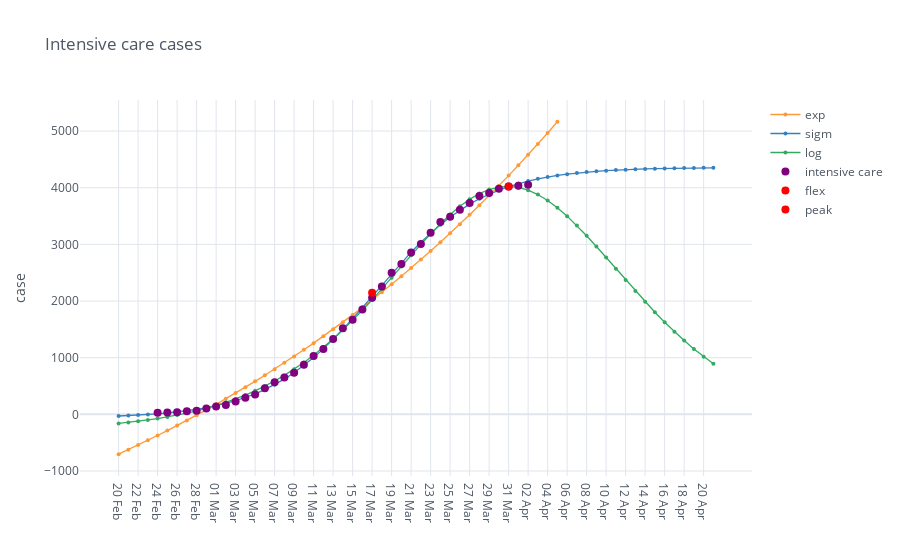

Notebook source saved alongside this figure:
### Markdown cell above
## Fitting intensive care data with exponential and logistic models

The exponential model is:

$$y = e^{k(x-x_0)} + y_0$$

where $k, x_0, y_0$ are the parameters to estimate.

For the logistic model:

$$y = \frac{c}{1+e^{-k(x-x_0)}} + y_0$$

where $c, k, x_0, y_0$ are the parameters to estimate.

### Code cell
fig = mpl.iplot_analysis_plot(df.drop(columns=['day']), title='Intensive care cases')
fig.show()

### Figure 1 — Plotly figure (JSON) as saved in the notebook; plotly's stock layout.template omitted (floating-point values rounded to 4 significant figures)
{"data": [{"line": {"color": "rgba(255, 153, 51, 1.0)", "dash": "solid", "shape": "linear", "width": 1.3}, "marker": {"size": 4, "symbol": "circle"}, "mode": "lines+markers", "name": "exp", "text": "", "type": "scatter", "x": ["20 Feb", "21 Feb", "22 Feb", "23 Feb", "24 Feb", "25 Feb", "26 Feb", "27 Feb", "28 Feb", "29 Feb", "01 Mar", "02 Mar", "03 Mar", "04 Mar", "05 Mar", "06 Mar", "07 Mar", "08 Mar", "09 Mar", "10 Mar", "11 Mar", "12 Mar", "13 Mar", "14 Mar", "15 Mar", "16 Mar", "17 Mar", "18 Mar", "19 Mar", "20 Mar", "21 Mar", "22 Mar", "23 Mar", "24 Mar", "25 Mar", "26 Mar", "27 Mar", "28 Mar", "29 Mar", "30 Mar", "31 Mar", "01 Apr", "02 Apr", "03 Apr", "04 Apr", "05 Apr", "06 Apr", "07 Apr", "08 Apr", "09 Apr", "10 Apr", "11 Apr", "12 Apr", "13 Apr", "14 Apr", "15 Apr", "16 Apr", "17 Apr", "18 Apr", "19 Apr", "20 Apr", "21 Apr"], "y": [-702.9, -622.9, -541.2, -457.7, -372.6, -285.6, -196.9, -106.3, -13.88, 80.5, 176.8, 275.2, 375.5, 478.0, 582.6, 689.4, 798.3, 909.6, 1023.0, 1139.0, 1257.0, 1378.0, 1501.0, 1627.0, 1756.0, 1887.0, 2021.0, 2157.0, 2297.0, 2439.0, 2584.0, 2733.0, 2884.0, 3039.0, 3196.0, 3357.0, 3522.0, 3690.0, 3861.0, 4036.0, 4214.0, 4396.0, 4582.0, 4772.0, 4966.0, 5164.0, "", "", "", "", "", "", "", "", "", "", "", "", "", "", "", ""]}, {"line": {"color": "rgba(55, 128, 191, 1.0)", "dash": "solid", "shape": "linear", "width": 1.3}, "marker": {"size": 4, "symbol": "circle"}, "mode": "lines+markers", "name": "sigm", "text": "", "type": "scatter", "x": ["20 Feb", "21 Feb", "22 Feb", "23 Feb", "24 Feb", "25 Feb", "26 Feb", "27 Feb", "28 Feb", "29 Feb", "01 Mar", "02 Mar", "03 Mar", "04 Mar", "05 Mar", "06 Mar", "07 Mar", "08 Mar", "09 Mar", "10 Mar", "11 Mar", "12 Mar", "13 Mar", "14 Mar", "15 Mar", "16 Mar", "17 Mar", "18 Mar", "19 Mar", "20 Mar", "21 Mar", "22 Mar", "23 Mar", "24 Mar", "25 Mar", "26 Mar", "27 Mar", "28 Mar", "29 Mar", "30 Mar", "31 Mar", "01 Apr", "02 Apr", "03 Apr", "04 Apr", "05 Apr", "06 Apr", "07 Apr", "08 Apr", "09 Apr", "10 Apr", "11 Apr", "12 Apr", "13 Apr", "14 Apr", "15 Apr", "16 Apr", "17 Apr", "18 Apr", "19 Apr", "20 Apr", "21 Apr"], "y": [-28.82, -21.55, -12.87, -2.496, 9.876, 24.62, 42.17, 63.03, 87.78, 117.1, 151.7, 192.5, 240.4, 296.4, 361.5, 437.0, 523.8, 623.0, 735.4, 861.5, 1002.0, 1156.0, 1323.0, 1501.0, 1690.0, 1885.0, 2085.0, 2286.0, 2485.0, 2678.0, 2863.0, 3037.0, 3199.0, 3348.0, 3483.0, 3604.0, 3711.0, 3805.0, 3888.0, 3959.0, 4021.0, 4073.0, 4118.0, 4157.0, 4189.0, 4217.0, 4240.0, 4259.0, 4276.0, 4290.0, 4301.0, 4311.0, 4319.0, 4326.0, 4331.0, 4336.0, 4340.0, 4343.0, 4346.0, 4349.0, 4350.0, 4352.0]}, {"line": {"color": "rgba(50, 171, 96, 1.0)", "dash": "solid", "shape": "linear", "width": 1.3}, "marker": {"size": 4, "symbol": "circle"}, "mode": "lines+markers", "name": "log", "text": "", "type": "scatter", "x": ["20 Feb", "21 Feb", "22 Feb", "23 Feb", "24 Feb", "25 Feb", "26 Feb", "27 Feb", "28 Feb", "29 Feb", "01 Mar", "02 Mar", "03 Mar", "04 Mar", "05 Mar", "06 Mar", "07 Mar", "08 Mar", "09 Mar", "10 Mar", "11 Mar", "12 Mar", "13 Mar", "14 Mar", "15 Mar", "16 Mar", "17 Mar", "18 Mar", "19 Mar", "20 Mar", "21 Mar", "22 Mar", "23 Mar", "24 Mar", "25 Mar", "26 Mar", "27 Mar", "28 Mar", "29 Mar", "30 Mar", "31 Mar", "01 Apr", "02 Apr", "03 Apr", "04 Apr", "05 Apr", "06 Apr", "07 Apr", "08 Apr", "09 Apr", "10 Apr", "11 Apr", "12 Apr", "13 Apr", "14 Apr", "15 Apr", "16 Apr", "17 Apr", "18 Apr", "19 Apr", "20 Apr", "21 Apr"], "y": [-160.1, -142.0, -121.6, -98.83, -73.29, -44.69, -12.72, 23.01, 62.89, 107.4, 156.9, 211.9, 273.0, 340.6, 415.4, 497.9, 588.7, 688.2, 797.0, 915.4, 1044.0, 1183.0, 1331.0, 1490.0, 1659.0, 1837.0, 2022.0, 2214.0, 2410.0, 2608.0, 2806.0, 3001.0, 3188.0, 3366.0, 3528.0, 3674.0, 3797.0, 3896.0, 3968.0, 4011.0, 4024.0, 4005.0, 3957.0, 3879.0, 3775.0, 3647.0, 3499.0, 3333.0, 3153.0, 2964.0, 2768.0, 2570.0, 2372.0, 2176.0, 1986.0, 1802.0, 1626.0, 1459.0, 1302.0, 1155.0, 1019.0, 892.0]}, {"line": {"color": "rgba(128, 0, 128, 1.0)", "dash": "solid", "shape": "linear", "width": 1.3}, "marker": {"size": 8, "symbol": "circle"}, "mode": "markers", "name": "intensive care", "text": "", "type": "scatter", "x": ["20 Feb", "21 Feb", "22 Feb", "23 Feb", "24 Feb", "25 Feb", "26 Feb", "27 Feb", "28 Feb", "29 Feb", "01 Mar", "02 Mar", "03 Mar", "04 Mar", "05 Mar", "06 Mar", "07 Mar", "08 Mar", "09 Mar", "10 Mar", "11 Mar", "12 Mar", "13 Mar", "14 Mar", "15 Mar", "16 Mar", "17 Mar", "18 Mar", "19 Mar", "20 Mar", "21 Mar", "22 Mar", "23 Mar", "24 Mar", "25 Mar", "26 Mar", "27 Mar", "28 Mar", "29 Mar", "30 Mar", "31 Mar", "01 Apr", "02 Apr", "03 Apr", "04 Apr", "05 Apr", "06 Apr", "07 Apr", "08 Apr", "09 Apr", "10 Apr", "11 Apr", "12 Apr", "13 Apr", "14 Apr", "15 Apr", "16 Apr", "17 Apr", "18 Apr", "19 Apr", "20 Apr", "21 Apr"], "y": ["", "", "", "", 27.0, 35.0, 36.0, 56.0, 64.0, 105.0, 140.0, 166.0, 229.0, 295.0, 351.0, 462.0, 567.0, 650.0, 733.0, 877.0, 1028.0, 1153.0, 1328.0, 1518.0, 1672.0, 1851.0, 2060.0, 2257.0, 2498.0, 2655.0, 2857.0, 3009.0, 3204.0, 3396.0, 3489.0, 3612.0, 3732.0, 3856.0, 3906.0, 3981.0, 4023.0, 4035.0, 4053.0, "", "", "", "", "", "", "", "", "", "", "", "", "", "", "", "", "", "", ""]}, {"marker": {"color": "rgba(255, 0, 0, 125)", "size": 8}, "mode": "markers", "name": "flex", "type": "scatter", "x": ["17 Mar"], "y": [2147.0]}, {"marker": {"color": "rgba(255, 0, 0, 125)", "size": 8}, "mode": "markers", "name": "peak", "type": "scatter", "x": ["31 Mar"], "y": [4024.0]}], "layout": {"legend": {"bgcolor": "#FFFFFF", "font": {"color": "#4D5663"}}, "paper_bgcolor": "#FFFFFF", "plot_bgcolor": "#FFFFFF", "title": {"font": {"color": "#4D5663"}, "text": "Intensive care cases"}, "xaxis": {"gridcolor": "#E1E5ED", "showgrid": true, "tickfont": {"color": "#4D5663"}, "title": {"font": {"color": "#4D5663"}, "text": ""}, "zerolinecolor": "#E1E5ED"}, "yaxis": {"gridcolor": "#E1E5ED", "showgrid": true, "tickfont": {"color": "#4D5663"}, "title": {"font": {"color": "#4D5663"}, "text": "case"}, "zerolinecolor": "#E1E5ED"}}}
